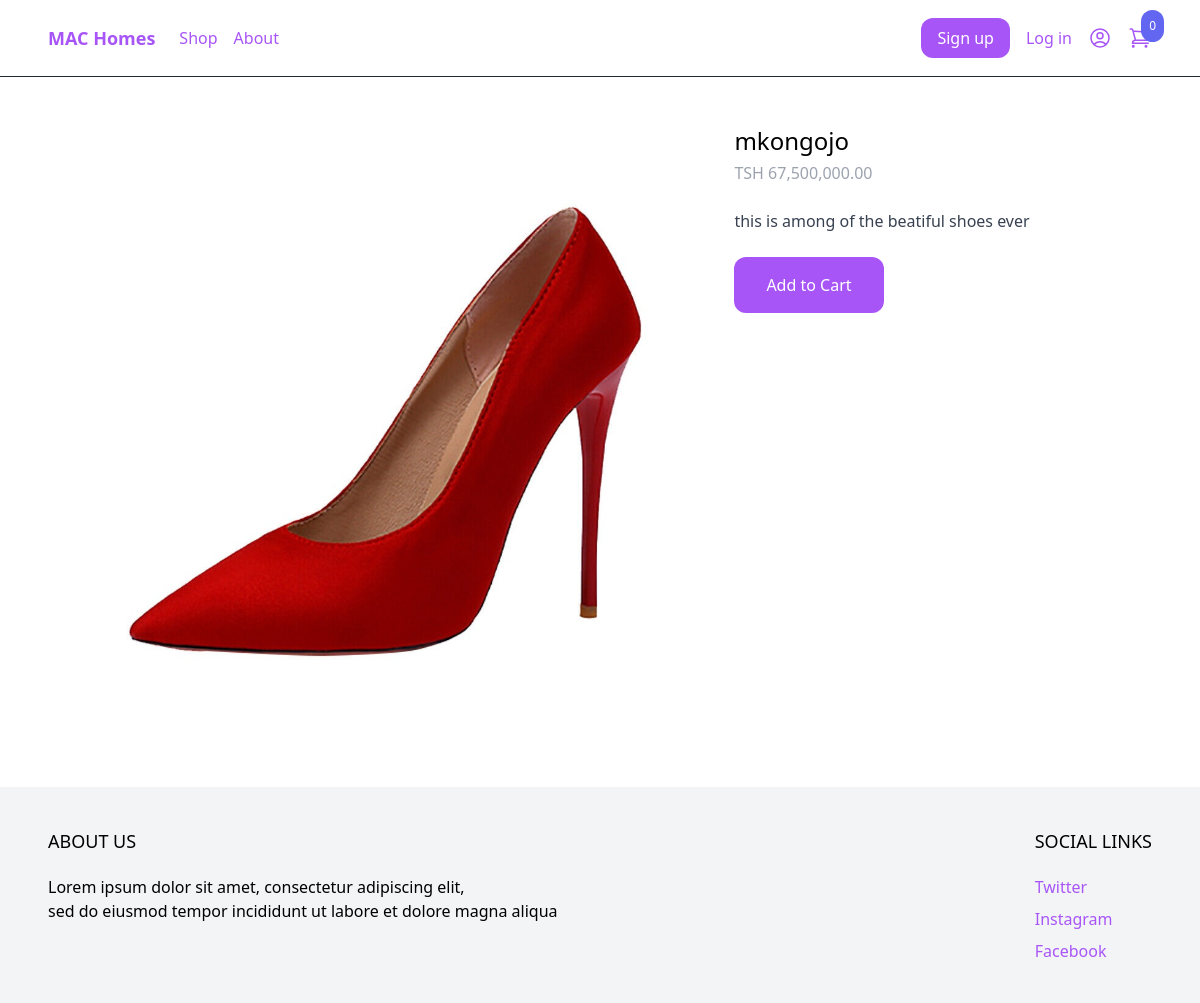
Screenshot of /product/shop/mkongojo with the database file from the repository.
### products/models.py (models this page shows, shortened)
class Product(models.Model):
    category = models.ForeignKey(Category, related_name='product', on_delete=models.CASCADE)
    name = models.CharField(max_length=255)
    slug = models.SlugField()
    description = models.TextField(blank=True, null=True)
    price = models.IntegerField(unique=True)
    created_at = models.DateTimeField(auto_now_add=True)
    image = models.ImageField(upload_to='uploads/', blank=True, null=True)
    thumbnail = models.ImageField(upload_to='uploads/', blank=True, null=True)
    class Meta:
        ordering = ('-created_at',)
    def get_display_price(self):
        tsh_price = self.price * 2500  # Convert USD to TSH
        return "TSH {:,.2f}".format(tsh_price)

### products/views.py (the view)
# urls.py: path('product/', include('products.urls')),
def product(request, slug):
    product = get_object_or_404(Product, slug=slug)
    return render(request, 'product/product.html', {'product': product})

### cart/cart.py (called while the page is built)
    def __len__(self):
        return sum(item['quantity'] for item in self.cart.values())

### cart/context_processors.py (called while the page is built)
def cart(request):
    return {'cart': Cart(request)}

### products/templates/product/product.html
{% extends 'core/base.html' %}
{% block content %}
<div class="max-w-6xl flex flex-wrap py-6 mx-auto py-2 px-6 xl:px-0">
<div class="images w-full mb-6 lg:mb-0 lg:w-3/5">
<img
class="rounded-xl" src="{% if product.image %}{{product.image.url}}{% else %}https://dummyimage.com/240x240/808080/ffffff
{% endif %}">
</div>
<div class="information w-full lg:w-2/5 lg:p-6">
	<h1 class="text-2xl">{{product.name}}</h1>
	<p class="mt-1 text-gray-400">{{product.get_display_price}}</p>
	{% if product.description %}
	<p class="mt-6 text-gray-700">
		{{ product.description }}
	</p>
     {% endif %}
	<a href="#" class="mt-6 inline-block px-8 py-4 rounded-xl bg-purple-500 text-white"
	hx-get="{% url 'add_to_cart' product.id %}"
	hx-target="#menu-cart-button"
	hx-swap="outerHTML">
		Add to Cart</a>
</div>
</div>
{% endblock %}

### rows the page displays
Product: image (picture), name "mkongojo", get_display_price "TSH 67,500,000.00", description "this is among of the beatiful shoes ever"

### other values shown
{{ cart|length }} "0"
